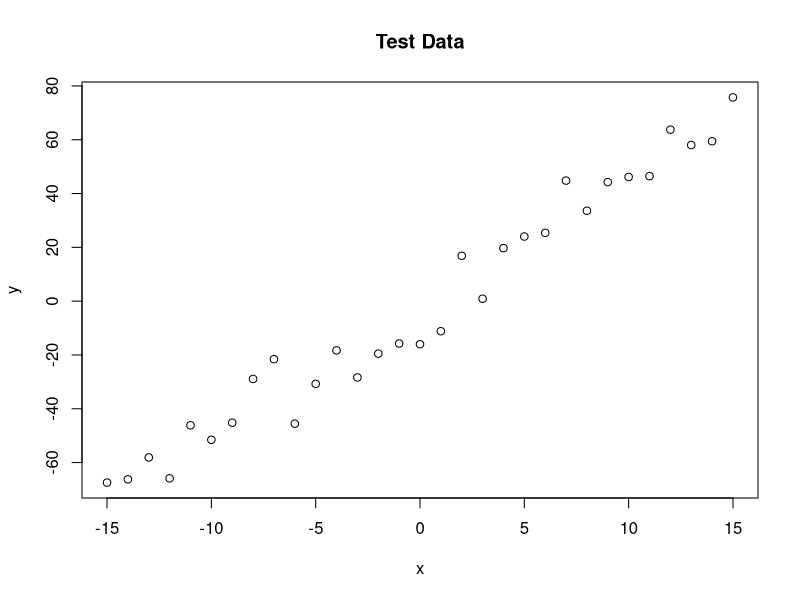
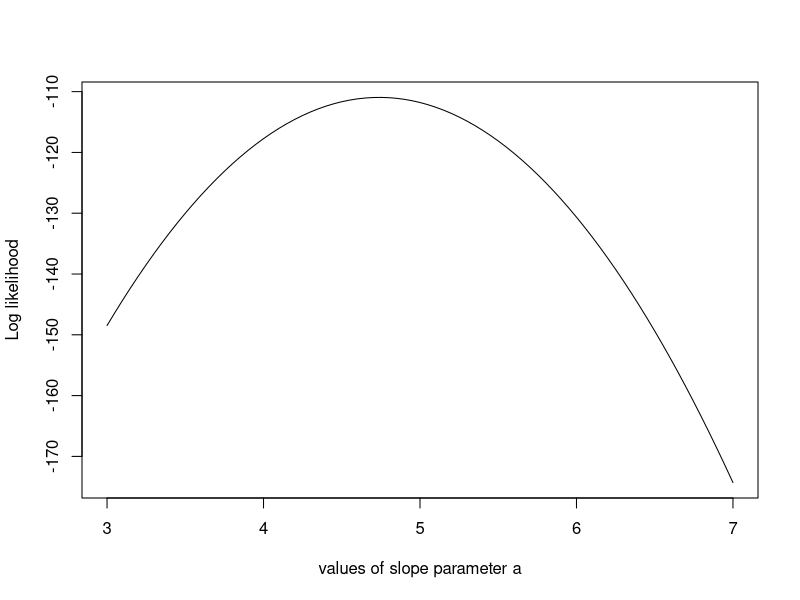

Write the R code that produced these figures, in order.
trueA = 5
trueB = 0
trueSd = 10
sampleSize = 31

# create independent x-values
x = (-(sampleSize-1)/2):((sampleSize-1)/2)
# create dependent values according to ax + b + N(0,sd)
y = trueA * x + trueB + rnorm(n=sampleSize,mean=0,sd=trueSd)

plot(x,y, main="Test Data")

likelihood = function(param){
  a = param[1]
  b = param[2]
  sd = param[3]

  pred = a*x + b
  singlelikelihoods = dnorm(y, mean = pred, sd = sd, log = T)
  sumll = sum(singlelikelihoods)
  return(sumll)
}

# Example: plot the likelihood profile of the slope a
slopevalues = function(x){return(likelihood(c(x, trueB, trueSd)))}
slopelikelihoods = lapply(seq(3, 7, by=.05), slopevalues )
plot (seq(3, 7, by=.05), slopelikelihoods , type="l", xlab = "values of slope parameter a", ylab = "Log likelihood")

# Prior distribution
prior = function(param){
  a = param[1]
  b = param[2]
  sd = param[3]
  aprior = dunif(a, min=0, max=10, log = T)
  bprior = dnorm(b, sd = 5, log = T)
  sdprior = dunif(sd, min=0, max=30, log = T)
  return(aprior+bprior+sdprior)
}

posterior = function(param){
  return (likelihood(param) + prior(param))
}


######## Metropolis algorithm ################

proposalfunction = function(param){
  return(rnorm(3,mean = param, sd= c(0.1,0.5,0.3)))
}

run_metropolis_MCMC = function(startvalue, iterations){
  chain = array(dim = c(iterations+1,3))
  chain[1,] = startvalue
  for (i in 1:iterations){
    proposal = proposalfunction(chain[i,])

    probab = exp(posterior(proposal) - posterior(chain[i,]))
    if (runif(1) < probab){
      chain[i+1,] = proposal
    }else{
      chain[i+1,] = chain[i,]
    }
  }
  return(chain)
}

startvalue = c(4,0,10)
chain = run_metropolis_MCMC(startvalue, 10000)

colMeans(chain)

burnIn = 5000
acceptance = 1-mean(duplicated(chain[-(1:burnIn),]))



